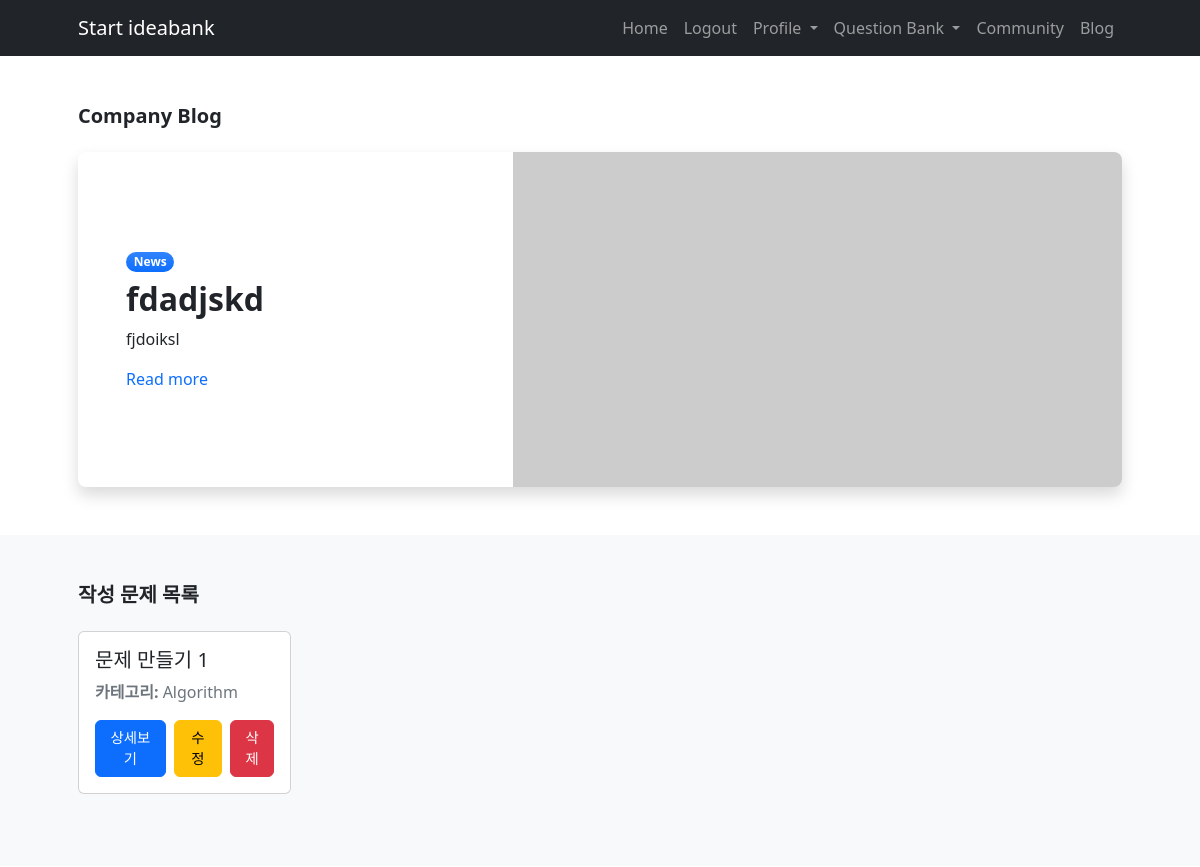
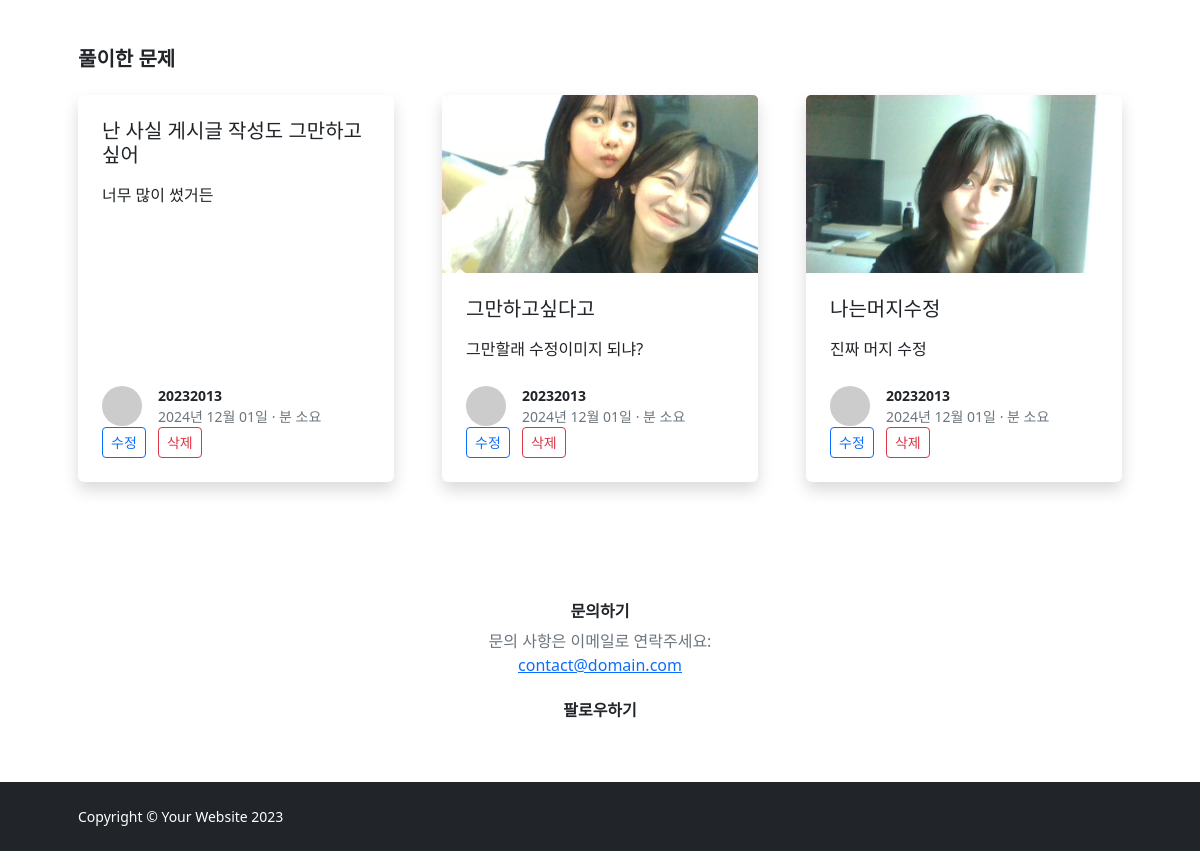
Before: /user_problem/ (signed in) with the older database file (2 pictures, top to bottom).
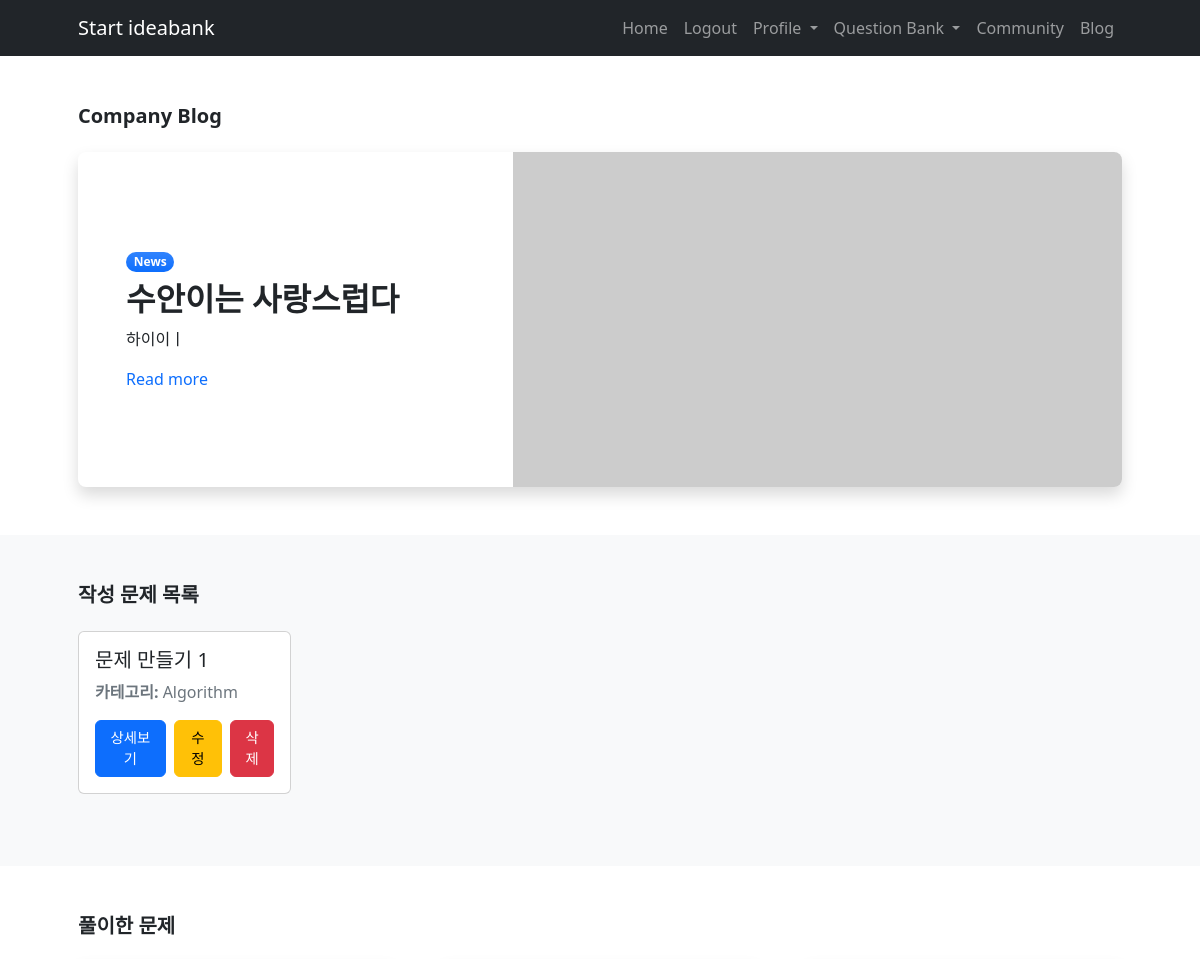
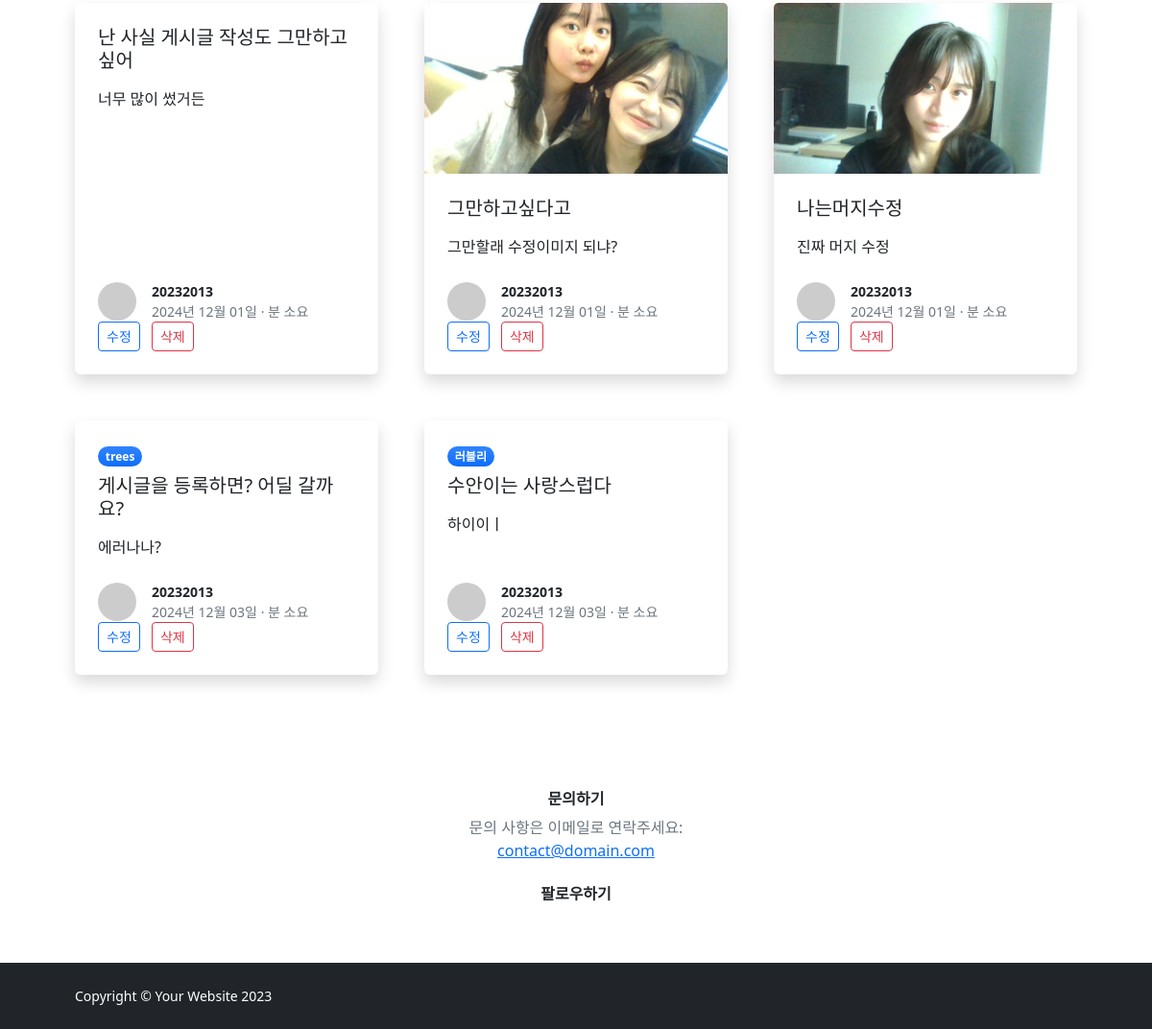
After: the same page with the newer database file (2 pictures, top to bottom).
### IBK_ossproject/models.py (models this page shows, shortened)
class BlogPost(models.Model):
    VISIBILITY_CHOICES = [
        ('public', '전체공개'),
        ('private', '나만 보기'),
    ]
    author = models.ForeignKey(User, on_delete=models.CASCADE)
    title = models.CharField(max_length=200)
    category = models.CharField(max_length=100)
    content = models.TextField()
    image = models.ImageField(upload_to='blog_images/', blank=True, null=True)
    created_at = models.DateTimeField(auto_now_add=True)
    visibility = models.CharField(max_length=10, choices=VISIBILITY_CHOICES, default='public')  # 공개 여부 추가
    contest_id = models.CharField(max_length=20, blank=True, null=True)
    index = models.CharField(max_length=10, blank=True, null=True)
    problem_name = models.CharField(max_length=200, blank=True, null=True)
    tags = models.CharField(max_length=200, blank=True, null=True)

class Problem(models.Model):
    DIFFICULTY_CHOICES = [
        ('Easy', '쉬움'),
        ('Medium', '중간'),
        ('Hard', '어려움'),
    ]
    title = models.CharField(max_length=255)
    description = models.TextField()
    example_input = models.TextField(blank=True, null=True)
    example_output = models.TextField(blank=True, null=True)
    image = models.ImageField(upload_to='problems/', blank=True, null=True)
    category = models.CharField(max_length=100, blank=True, null=True)
    difficulty = models.CharField(max_length=10, choices=DIFFICULTY_CHOICES, blank=True, null=True)
    created_at = models.DateTimeField(auto_now_add=True)
    author = models.ForeignKey(User, on_delete=models.CASCADE, related_name='problems')

### IBK_ossproject/views.py (the view)
# urls.py: path('user_problem/', views.user_problem, name='user_problem'),
@login_required
def user_problem(request):
    user_problems = Problem.objects.filter(author=request.user)
    user_blogs = BlogPost.objects.filter(author=request.user)
    latest_post = BlogPost.objects.filter(visibility='public').last()
    context = {
        'user_problems': user_problems,
        'user_blogs': user_blogs,
        'latest_post': latest_post,
    }
    return render(request, 'user_problem.html', context)

### templates/user_problem.html (shortened to what this page needs)
{% extends 'base.html' %}
{% block content %}
<section class="py-5">
    <div class="container px-5">
        <h1 class="fw-bolder fs-5 mb-4">Company Blog</h1>
        <div class="card border-0 shadow rounded-3 overflow-hidden">
            <div class="card-body p-0">
                <div class="row gx-0">
                    <div class="col-lg-6 col-xl-5 py-lg-5">
                        <div class="p-4 p-md-5">
                            <div class="badge bg-primary bg-gradient rounded-pill mb-2">News</div>
                            <div class="h2 fw-bolder">{{ latest_post.title }}</div>
                            <p>{{ latest_post.content|truncatewords:20 }}</p>
                            <a class="stretched-link text-decoration-none" href="{% if latest_post %}{% url 'post_detail' latest_post.id %}{% else %}#{% endif %}">
                                Read more
                            </a>
                        </div>
                    </div>
                    <div class="col-lg-6 col-xl-7">
                        <div class="bg-featured-blog" style="background-image: url('{{ latest_post.image_url|default:'https://dummyimage.com/600x350/ced4da/6c757d' }}')"></div>
                    </div>
                </div>
            </div>
        </div>
    </div>
</section>
<section class="py-5 bg-light">
    <div class="container px-5">
        <div class="row">
            <div class="col-xl-8">
                <h2 class="fw-bolder fs-5 mb-4">작성 문제 목록</h2>
                {% if user_problems %}
                    <div class="row">
                        {% for problem in user_problems %}
                            <div class="col-md-4 mb-4">
                                <div class="card">
                                    <div class="card-body">
                                        <h5 class="card-title">{{ problem.title }}</h5>
                                        <p class="text-muted"><strong>카테고리:</strong> {{ problem.category }}</p>
                                        <div class="d-flex align-items-center justify-content-start">
                                            <a href="{% url 'problem_detail' problem.id %}" class="btn btn-primary me-2" style="font-size: 0.9rem;">상세보기</a>
                                            {% if problem.author == user %}
                                                <a href="{% url 'edit_problem' problem.id %}" class="btn btn-warning me-2" style="font-size: 0.9rem;">수정</a>
                                                <form method="POST" action="{% url 'delete_problem' problem.id %}" style="display: inline;">
                                                    <button type="submit" class="btn btn-danger" style="font-size: 0.9rem;" onclick="return confirm('정말 삭제하시겠습니까?')">삭제</button>
                                                </form>
                                            {% endif %}
                                        </div>
                                    </div>
                                </div>
                            </div>
                        {% endfor %}
                    </div>
                {% else %}
                    <p>작성한 문제가 없습니다.</p>
                {% endif %}
            </div>
</section>
    <section class="py-5">
        <div class="container px-5">
            <h2 class="fw-bolder fs-5 mb-4">풀이한 문제</h2>
            <div class="row gx-5">
                {% for blog in user_blogs %}
                    <div class="col-lg-4 mb-5">
                        <div class="card h-100 shadow border-0">
                            {% if blog.image %}
                                <img class="card-img-top" src="{{ blog.image.url }}" alt="{{ blog.title }}" />
                            {% endif %}
                            <div class="card-body p-4">
                                <div class="badge bg-primary bg-gradient rounded-pill mb-2">{{ blog.category }}</div>
                                <a class="text-decoration-none link-dark stretched-link" href="{% url 'blog_detail' blog.pk %}">
                                    <div class="h5 card-title mb-3">{{ blog.title }}</div>
                                </a>
                                <p class="card-text">
                                    {% if blog.problem_name %}
                                    Problem: {{ blog.contest_id }} - {{ blog.index }} ({{ blog.problem_name }})<br>
                                    Tags : {{ blog.tags }}
                                    {% else %}
                                        {{ blog.content|truncatechars:100 }}
                                    {% endif %}
                                </p>
                            </div>
                            <div class="card-footer p-4 pt-0 bg-transparent border-top-0">
                                <div class="d-flex align-items-end justify-content-between">
                                    <div class="d-flex align-items-center">
                                        <img class="rounded-circle me-3" src="https://dummyimage.com/40x40/ced4da/6c757d" alt="..." />
                                        <div class="small">
                                            <div class="fw-bold">{{ blog.author.username }}</div>
                                            <div class="text-muted">{{ blog.created_at|date:"Y년 m월 d일" }} &middot; {{ blog.read_time }}분 소요</div>
                                        </div>
                                    </div>
                                </div>
                                <a href="{% url 'blog_edit' blog.pk %}?source=user_problem" class="btn btn-outline-primary btn-sm position-relative" style="z-index: 1;">수정</a>
                                <a href="{% url 'blog_delete' blog.pk %}?source=user_problem" class="btn btn-outline-danger btn-sm position-relative ms-2" style="z-index: 1;">삭제</a>
                            </div>
                        </div>
                    </div>
                {% empty %}
                    <p>풀이한 문제가 없습니다.</p>
                {% endfor %}
            </div>
        </div>
    </section>
    <div class="card-body p-4">
        <div class="d-flex h-100 align-items-center justify-content-center">
            <div class="text-center">
                <div class="h6 fw-bolder">문의하기</div>
                <p class="text-muted mb-4">
                    문의 사항은 이메일로 연락주세요:
                    <br />
                    <a href="#">contact@domain.com</a>
                </p>
                <div class="h6 fw-bolder">팔로우하기</div>
                <a class="fs-5 px-2 link-dark" href="#"></a>
                <a class="fs-5 px-2 link-dark" href="#"></a>
                <a class="fs-5 px-2 link-dark" href="#"></a>
                <a class="fs-5 px-2 link-dark" href="#"></a>
            </div>
        </div>
    </div>
{% endblock %}

### templates/base.html (shortened to what this page needs)
{% load static %}
<!DOCTYPE html>
<html lang="ko">
<head>
    <link href="https://cdn.jsdelivr.net/npm/bootstrap@5.2.3/dist/css/bootstrap.min.css" rel="stylesheet">
    <link href="{% static 'css/styles.css' %}" rel="stylesheet" />
</head>
<body class="d-flex flex-column h-100">
    <main class="flex-shrink-0">
        <nav class="navbar navbar-expand-lg navbar-dark bg-dark">
            <div class="container px-5">
                <a class="navbar-brand" href="{% url 'home' %}">Start ideabank</a>
                <div class="collapse navbar-collapse" id="navbarSupportedContent">
                    <ul class="navbar-nav ms-auto mb-2 mb-lg-0">
                        <li class="nav-item"><a class="nav-link" href="{% url 'home' %}">Home</a></li>
                        {% if user.is_authenticated %}
                            <li class="nav-item"><a class="nav-link" href="{% url 'logout' %}">Logout</a></li>
                            <li class="nav-item dropdown">
                                        <a class="nav-link dropdown-toggle" href="#" id="profileDropdown" role="button" data-bs-toggle="dropdown" aria-expanded="false">
                                    Profile
                                </a>
                            </li>
                        {% else %}
                            <li class="nav-item"><a class="nav-link" href="{% url 'login' %}">Login</a></li>
                            <li class="nav-item"><a class="nav-link" href="{% url 'signup' %}">Sign Up</a></li>
                        {% endif %}
                        <li class="nav-item dropdown">
                            <a class="nav-link dropdown-toggle" href="#" id="questionBankDropdown" role="button" data-bs-toggle="dropdown" aria-expanded="false">
                                Question Bank
                            </a>
                        </li>
                        <li class="nav-item"><a class="nav-link" href="{% url 'community' %}">Community</a></li>
                        <li class="nav-item"><a class="nav-link" href="{% url 'blog_post' %}">Blog</a></li>
                    </ul>
                </div>
            </div>
        </nav>
        {% block content %}{% endblock %}
    </main>
    <footer class="bg-dark py-4 mt-auto">
        <div class="container px-5">
            <div class="row align-items-center justify-content-between flex-column flex-sm-row">
                <div class="col-auto"><div class="small m-0 text-white">Copyright &copy; Your Website 2023</div></div>
            </div>
        </div>
    </footer>
</body>
</html>

Changed rows visible on the page:
no longer on this page (row unchanged): BlogPost: title "fdadjskd", content "fjdoiksl"
added BlogPost: title "수안이는 사랑스럽다", content "하이이ㅣ", category "러블리", author.username "20232013", created_at "2024년 12월 03일"
added BlogPost: category "trees", title "게시글을 등록하면? 어딜 갈까요?", content "에러나나?", author.username "20232013", created_at "2024년 12월 03일"
